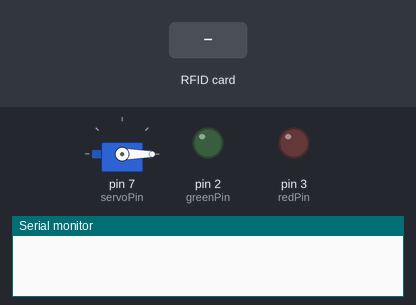
A sketch run on a simulated Arduino Uno, built with avr-gcc and run on an emulated ATmega328P. On the bench: servo, output pins drawn as LEDs (lit = HIGH), the last lines printed to the serial monitor. Inputs (shaded band) come from the test bench. Pins used as bus, display or sensor lines are not drawn.

Above: at 1.2 s.
1.3 s: RFID card 5E 7A 19 C4 held to the reader
At 2.2 s:
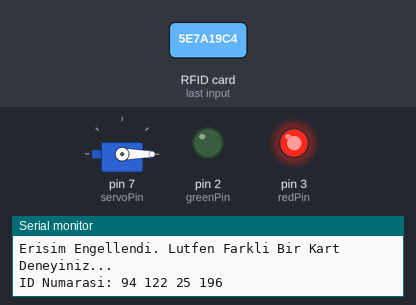
Timing chart, 0 to 4.3 s (numbered marks = the images above; inputs shaded):
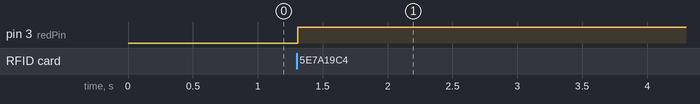

Measured:
- after the input at 1.3 s, pin 3 (redPin): LOW → HIGH at once

The sketch:

rfid_final.ino
```cpp
//RFID Kullanimi ve Uygulamasi
//Created by Arif Mandal

#include <MFRC522.h>//Kutuphanelerimizi ekledik
#include <SPI.h>
#include <Servo.h>

int RST_PIN = 9;//Haberlesme pinlerini tanimladik.
int SS_PIN = 10;//Haberlesme pinlerini tanimladik.
int servoPin = 7;//servonun bagli oldugu pin
int redPin = 3;//kirmizi ledin bagli oldugu pin
int greenPin = 2;//yesil ledin bagli oldugu pin

Servo servo;// servo objemizi olusturduk
MFRC522 rfid(SS_PIN, RST_PIN);// rfid objemizi olusturduk.

byte id[4] = {0, 0, 0, 0};//kart idmizi belirledigimiz array


void setup() {
  // put your setup code here, to run once:
  Serial.begin(9600);//serial monitoru baslattik.
  servo.attach(servoPin);//servonun pinini tanimladik
  servo.write(0);//servo 0 derece olarak baslattik.
  SPI.begin();//haberlesmeyi baslattik
  rfid.PCD_Init();//rfid baslattik
  pinMode(redPin, OUTPUT);//led pinlerimizi cikis pini yaptik
  pinMode(greenPin, OUTPUT);


}

void loop() {
  // put your main code here, to run repeatedly:
  if (!rfid.PICC_IsNewCardPresent()) {//eger yeni kart degilse basa donecek
    return;

  }
  if (!rfid.PICC_ReadCardSerial()) {//okumayi bitirdiyse basa donecek
    return;


  }
  if (rfid.uid.uidByte[0] == id[0] &&// kartimizi bu kisimda kontrol ettik.
      rfid.uid.uidByte[1] == id[1] &&
      rfid.uid.uidByte[2] == id[2] &&
      rfid.uid.uidByte[3] == id[3]) {
    Serial.println("Kapi Acildi.Geciniz...");// dogtu ise yesil led yaniyor servo 180 derece donuyor
    digitalWrite(greenPin, HIGH);
    digitalWrite(redPin, LOW);
    IdYaz();// id foksiyonu ile idmizi yazdiriyoruz.
    servo.write(180);
    delay(3000);
    servo.write(0);
    delay(1000);


  } else {//yanlis ise kirmizi led yaniyor.
    digitalWrite(greenPin, LOW);
    digitalWrite(redPin, HIGH);
    Serial.println("Erisim Engellendi. Lutfen Farkli Bir Kart Deneyiniz...");
    IdYaz();

  }

  rfid.PICC_HaltA();//rfid mizi kapatiyoruz.
}

void IdYaz() {//bu foksiyonumuzda kart numaramizi for dongusu ile yazdiriyoruz.
  Serial.print("ID Numarasi: ");

  for (int sayac = 0; sayac < 4; sayac++) {
    Serial.print(rfid.uid.uidByte[sayac]);
    Serial.print(" ");

  }
  Serial.println("");

}

//thank you...
```
